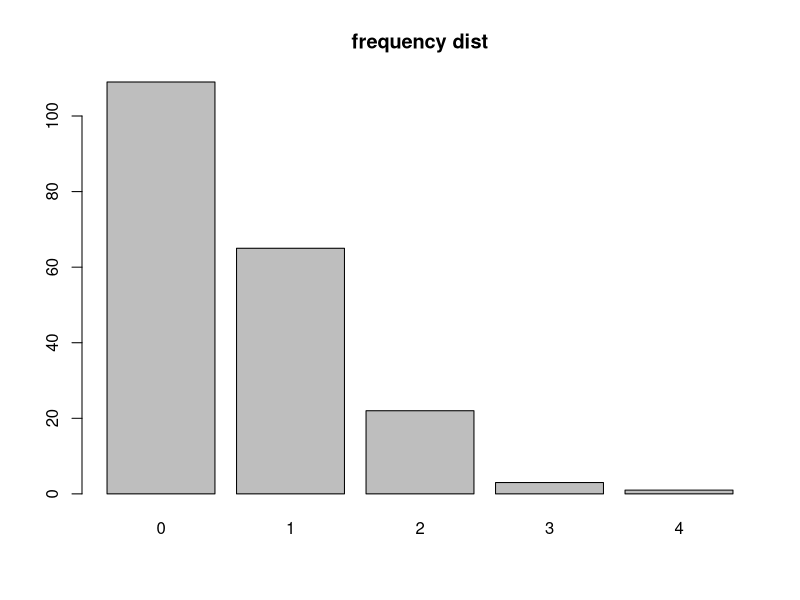

Recreate this plot in R.
#file
seq(0,1,.1)

rep(1:2,5)
rep(1:3,times=1:3
  )
rep(1:2,each=2)
rep(c('a','b','c'),2)
letters
LETTERS
z=letters
z
z[1]
z[0]
k=c(0,1,2,3,4)
x<-c(109,65,22,3,1)

barplot(x,names.arg=k,main="frequency dist")
p=x/sum(x)
p
r=sum(p*k)
r
v=sum(x*(k-r)^2)/199
v
f=dpois(k,r)
f
floor(200*f)
x
rbind(k,p,f)


#exercises

#1
x=123
a=1.1
b=1.2
z=x^a^b
z=(x^a)^b
z=x*(3*x^2+2*x+6)+1
3*x^3+2*x^2+6*x+1
z=z+1
#2
c(1:8,7:1)
rep(1:5,times=1:5)
matrix(1,3,3)-diag(3)
matrix(c(0,0,7,2,5,0,3,0,0),3,3) 
#3
v=1:100 
m=(v%%2!=0)&(v%%3!=0)&(v%%7!=0)
v[m]
#4
queue=c("s","r","a","l")
queue<-c(queue,"b")
queue
queue<-queue[-1]
queue<-c("p",queue)
queue<-queue[1:(length(queue)-1)]
queue<-queue[queue!="A"]
which(queue=="r")
